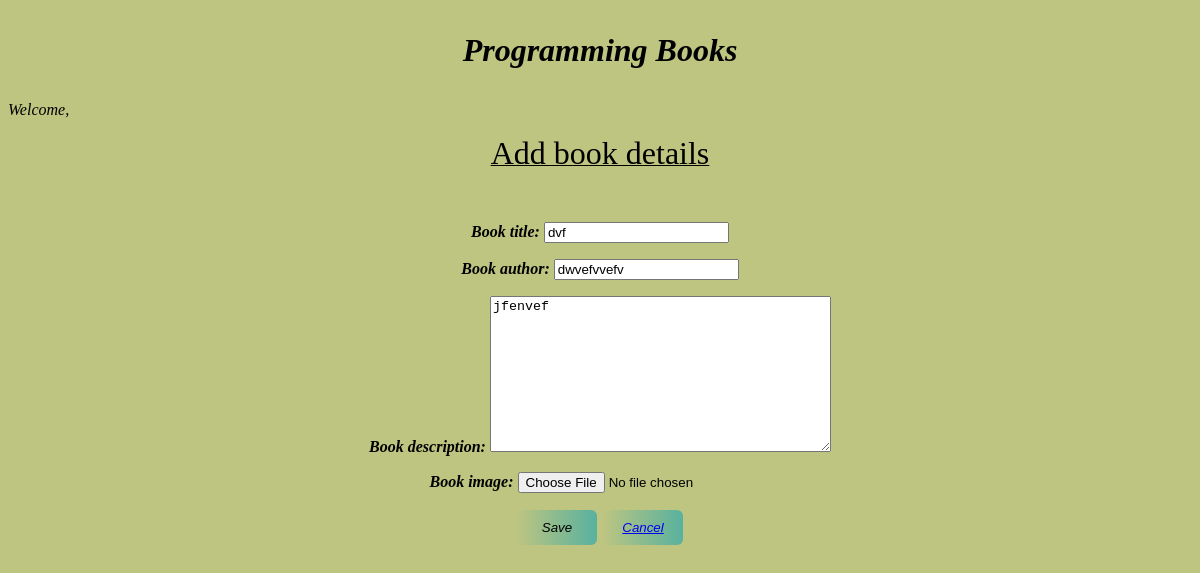
The app's page /edit/57/ with its own data.
### books/models.py (models this page shows, shortened)
class Book(models.Model):
	book_title = models.CharField(max_length=100)
	book_author = models.CharField(max_length=50)
	book_description=models.TextField(blank=True, null=True)
	book_image = models.ImageField(upload_to='images/', blank=False)

### books/views.py (the view)
# urls.py: path('edit/<int:id>/', edit_global_view),
def edit_global_view(request, id):
	obj=Book.objects.get(id=id)
	form=BookForm(request.POST or None, request.FILES or None, instance=obj)
	if form.is_valid():
		form.save()
		form=BookForm()
	context={
	'context_form': form
	}
	return render(request, 'create.html', context)

### books/forms.py
class BookForm(forms.ModelForm):
	class Meta:
		model = Book
		fields=[
		'book_title',
		'book_author',
		'book_description',
		'book_image'
		]

### templates/create.html (shortened to what this page needs)
{% extends 'basic.html' %}
{% block content %}
<!DOCTYPE html>
<html>
<head>
</head>
<body>
<p align="center"><u><font size="6"> Add book details</font></u></p><br/>
<form align="center" method="post" enctype="multipart/form-data" style = "font-family:georgia;font-style:italic;"> {% csrf_token %}
	<b>{{ context_form.as_p }}</b>
	<div class="container1">
	<input type="submit" button class="button" value = "Save">
	<button class="button"><a href="http://127.0.0.1:8000/">Cancel</a></button>
	</div>
</form>
</body>
</html>
{% endblock %}

### templates/create.html (style rules this page uses)
.button { border: none; font-family: "georgia",sans-serif; font-style:italic; border-radius: 6px; cursor: pointer; margin: 1px; padding: 10px; width: 80px; border-radius: 6px; color: Black; background-size: 200%; background-image: linear-gradient(to left, #BDC581, #58B19F, #BDC581); transition: 0.1s; overflow: hidden; }

### records on screen
Book: book_title "dvf", book_author "dwvefvvefv", book_description "jfenvef"
